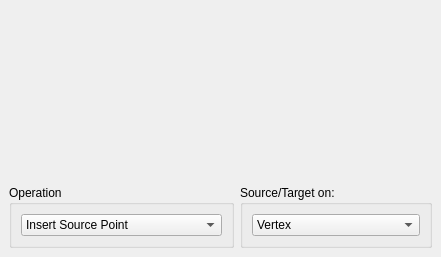
<?xml version="1.0" encoding="UTF-8"?>
<ui version="4.0">
 <class>Shortest_path</class>
 <widget class="QDockWidget" name="Shortest_path">
  <property name="geometry">
   <rect>
    <x>0</x>
    <y>0</y>
    <width>441</width>
    <height>257</height>
   </rect>
  </property>
  <property name="windowTitle">
   <string>Shortest Path</string>
  </property>
  <widget class="QWidget" name="dockWidgetContents">
   <layout class="QGridLayout" name="gridLayout">
    <item row="1" column="0">
     <widget class="QGroupBox" name="groupBox">
      <property name="title">
       <string>Operation</string>
      </property>
      <layout class="QVBoxLayout" name="verticalLayout">
       <item>
        <widget class="QComboBox" name="Selection_type_combo_box">
         <item>
          <property name="text">
           <string>Insert Source Point</string>
          </property>
         </item>
         <item>
          <property name="text">
           <string>Remove Source Point</string>
          </property>
         </item>
         <item>
          <property name="text">
           <string>Insert Target and Compute Path</string>
          </property>
         </item>
        </widget>
       </item>
      </layout>
     </widget>
    </item>
    <item row="1" column="1">
     <widget class="QGroupBox" name="groupBox_2">
      <property name="title">
       <string>Source/Target on:</string>
      </property>
      <layout class="QVBoxLayout" name="verticalLayout_2">
       <item>
        <widget class="QComboBox" name="Primitives_type_combo_box">
         <item>
          <property name="text">
           <string>Vertex</string>
          </property>
         </item>
         <item>
          <property name="text">
           <string>Edge</string>
          </property>
         </item>
         <item>
          <property name="text">
           <string>Face</string>
          </property>
         </item>
        </widget>
       </item>
      </layout>
     </widget>
    </item>
    <item row="0" column="0">
     <spacer name="verticalSpacer">
      <property name="orientation">
       <enum>Qt::Vertical</enum>
      </property>
      <property name="sizeHint" stdset="0">
       <size>
        <width>20</width>
        <height>40</height>
       </size>
      </property>
     </spacer>
    </item>
   </layout>
  </widget>
 </widget>
 <resources/>
 <connections/>
</ui>
